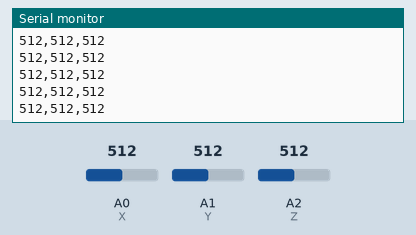
This sketch was run on a simulated Arduino Uno, built with avr-gcc and run on an emulated ATmega328P. Shown: the last lines printed to the serial monitor. Inputs (shaded band) come from the test bench; at power-on: A0 (X) = 512, A1 (Y) = 512, A2 (Z) = 512.

Above: at 1.2 s.
1.3 s: A0 (X) set to 11
At 1.8 s:
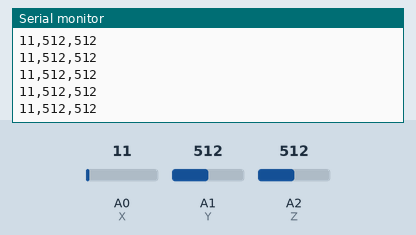
2.8 s: A0 (X) set to 8
At 3.6 s:
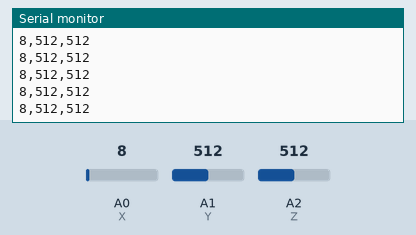
4.3 s: A1 (Y) set to 992
At 5.2 s:
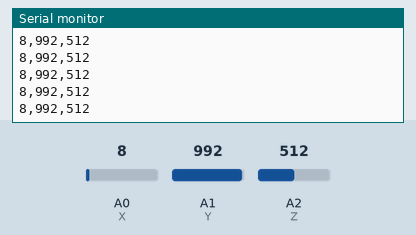
5.8 s: A1 (Y) set to 1016
At 6.3 s:
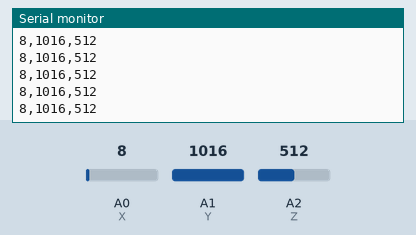
Timing chart, 0 to 8.8 s (numbered marks = the images above; inputs shaded):
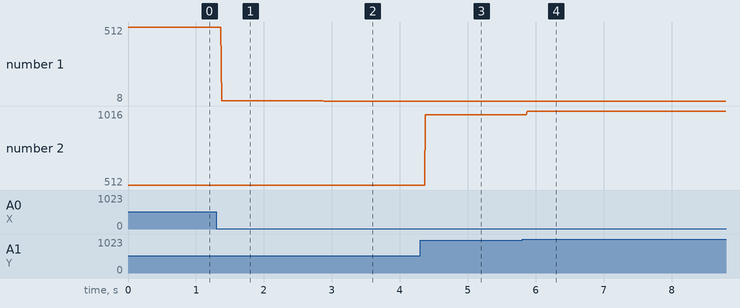

The sketch:

serial_communication.ino
```cpp
int X = A0;
int Y = A1;
int Z = A2;

#include <SoftwareSerial.h>

#define BT_RX 5
#define BT_TX 6
SoftwareSerial bluetooth(BT_RX, BT_TX);

void setup() {
  // put your setup code here, to run once:
  Serial.begin(9600);
  bluetooth.begin(9600);
  while(!Serial){}
}

void loop() {
  // put your main code here, to run repeatedly:
  char buffer[1];
  int x = analogRead(X);
  int y = analogRead(Y);
  int z = analogRead(Z);
  Serial.print(x);
  Serial.print(",");
  Serial.print(y);
  Serial.print(",");
  Serial.println(z);


  if (Serial.available()>0){
    Serial.readBytesUntil('\n',buffer,1);
    bluetooth.write(buffer);
    bluetooth.write("\n");

   }
  if (bluetooth.available()>0){
    Serial.write(bluetooth.read());
  }

}
```

Measured:
- after the input at 1.3 s, the serial monitor: prints a new line after 0.08 s (image 1)
- after the input at 2.8 s, the serial monitor: prints a new line after 0.08 s (image 2)
- after the input at 4.3 s, the serial monitor: prints a new line after 0.08 s (image 3)
- after the input at 5.8 s, the serial monitor: prints a new line after 0.07 s (image 4)
- plotted number 1: 512 → 11 after the input at 1.3 s, 11 → 8 after the input at 2.8 s
- plotted number 2: 512 → 992 after the input at 4.3 s, 992 → 1016 after the input at 5.8 s
